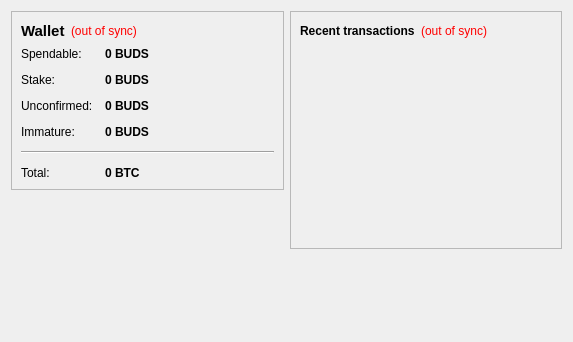
<?xml version="1.0" encoding="UTF-8"?>
<ui version="4.0">
 <class>OverviewPage</class>
 <widget class="QWidget" name="OverviewPage">
  <property name="geometry">
   <rect>
    <x>0</x>
    <y>0</y>
    <width>573</width>
    <height>342</height>
   </rect>
  </property>
  <property name="windowTitle">
   <string>Form</string>
  </property>
  <layout class="QHBoxLayout" name="horizontalLayout" stretch="1,1">
   <item>
    <layout class="QVBoxLayout" name="verticalLayout_2">
     <item>
      <widget class="QFrame" name="frame">
       <property name="frameShape">
        <enum>QFrame::StyledPanel</enum>
       </property>
       <property name="frameShadow">
        <enum>QFrame::Raised</enum>
       </property>
       <layout class="QVBoxLayout" name="verticalLayout_4">
        <item>
         <layout class="QHBoxLayout" name="horizontalLayout_4">
          <item>
           <widget class="QLabel" name="label_5">
            <property name="font">
             <font>
              <pointsize>11</pointsize>
              <weight>75</weight>
              <bold>true</bold>
             </font>
            </property>
            <property name="text">
             <string>Wallet</string>
            </property>
           </widget>
          </item>
          <item>
           <widget class="QLabel" name="labelWalletStatus">
            <property name="toolTip">
             <string>The displayed information may be out of date. Your wallet automatically synchronizes with the Chronic network after a connection is established, but this process has not completed yet.</string>
            </property>
            <property name="styleSheet">
             <string notr="true">QLabel { color: red; }</string>
            </property>
            <property name="text">
             <string notr="true">(out of sync)</string>
            </property>
            <property name="alignment">
             <set>Qt::AlignLeading|Qt::AlignLeft|Qt::AlignVCenter</set>
            </property>
           </widget>
          </item>
          <item>
           <spacer name="horizontalSpacer_2">
            <property name="orientation">
             <enum>Qt::Horizontal</enum>
            </property>
            <property name="sizeHint" stdset="0">
             <size>
              <width>40</width>
              <height>20</height>
             </size>
            </property>
           </spacer>
          </item>
         </layout>
        </item>
        <item>
         <layout class="QFormLayout" name="formLayout_2">
          <property name="fieldGrowthPolicy">
           <enum>QFormLayout::AllNonFixedFieldsGrow</enum>
          </property>
          <property name="horizontalSpacing">
           <number>12</number>
          </property>
          <property name="verticalSpacing">
           <number>12</number>
          </property>
          <item row="0" column="0">
           <widget class="QLabel" name="label">
            <property name="text">
             <string>Spendable:</string>
            </property>
           </widget>
          </item>
          <item row="0" column="1">
           <widget class="QLabel" name="labelBalance">
            <property name="font">
             <font>
              <weight>75</weight>
              <bold>true</bold>
             </font>
            </property>
            <property name="cursor">
             <cursorShape>IBeamCursor</cursorShape>
            </property>
            <property name="toolTip">
             <string>Your current spendable balance</string>
            </property>
            <property name="text">
             <string notr="true">0 BUDS</string>
            </property>
            <property name="textInteractionFlags">
             <set>Qt::LinksAccessibleByMouse|Qt::TextSelectableByKeyboard|Qt::TextSelectableByMouse</set>
            </property>
           </widget>
          </item>
          <item row="1" column="0">
           <widget class="QLabel" name="label_6">
            <property name="text">
             <string>Stake:</string>
            </property>
           </widget>
          </item>
          <item row="1" column="1">
           <widget class="QLabel" name="labelStake">
            <property name="font">
             <font>
              <weight>75</weight>
              <bold>true</bold>
             </font>
            </property>
            <property name="cursor">
             <cursorShape>IBeamCursor</cursorShape>
            </property>
            <property name="toolTip">
             <string>Total of coins that was staked, and do not yet count toward the current balance</string>
            </property>
            <property name="text">
             <string notr="true">0 BUDS</string>
            </property>
            <property name="textInteractionFlags">
             <set>Qt::LinksAccessibleByMouse|Qt::TextSelectableByKeyboard|Qt::TextSelectableByMouse</set>
            </property>
           </widget>
          </item>
          <item row="2" column="0">
           <widget class="QLabel" name="label_3">
            <property name="text">
             <string>Unconfirmed:</string>
            </property>
           </widget>
          </item>
          <item row="2" column="1">
           <widget class="QLabel" name="labelUnconfirmed">
            <property name="font">
             <font>
              <weight>75</weight>
              <bold>true</bold>
             </font>
            </property>
            <property name="cursor">
             <cursorShape>IBeamCursor</cursorShape>
            </property>
            <property name="toolTip">
             <string>Total of transactions that have yet to be confirmed, and do not yet count toward the current balance</string>
            </property>
            <property name="text">
             <string notr="true">0 BUDS</string>
            </property>
            <property name="textInteractionFlags">
             <set>Qt::LinksAccessibleByMouse|Qt::TextSelectableByKeyboard|Qt::TextSelectableByMouse</set>
            </property>
           </widget>
          </item>
          <item row="3" column="0">
           <widget class="QLabel" name="labelImmatureText">
            <property name="text">
             <string>Immature:</string>
            </property>
           </widget>
          </item>
          <item row="3" column="1">
           <widget class="QLabel" name="labelImmature">
            <property name="font">
             <font>
              <weight>75</weight>
              <bold>true</bold>
             </font>
            </property>
            <property name="toolTip">
             <string>Mined balance that has not yet matured</string>
            </property>
            <property name="text">
             <string notr="true">0 BUDS</string>
            </property>
            <property name="textInteractionFlags">
             <set>Qt::LinksAccessibleByMouse|Qt::TextSelectableByKeyboard|Qt::TextSelectableByMouse</set>
            </property>
           </widget>
          </item>
          <item row="4" column="0" colspan="2">
           <widget class="Line" name="line">
            <property name="orientation">
             <enum>Qt::Horizontal</enum>
            </property>
           </widget>
          </item>
          <item row="5" column="0">
           <widget class="QLabel" name="labelTotalText">
            <property name="text">
             <string>Total:</string>
            </property>
           </widget>
          </item>
          <item row="5" column="1">
           <widget class="QLabel" name="labelTotal">
            <property name="font">
             <font>
              <weight>75</weight>
              <bold>true</bold>
             </font>
            </property>
            <property name="cursor">
             <cursorShape>IBeamCursor</cursorShape>
            </property>
            <property name="toolTip">
             <string>Your current total balance</string>
            </property>
            <property name="text">
             <string notr="true">0 BTC</string>
            </property>
            <property name="textInteractionFlags">
             <set>Qt::LinksAccessibleByMouse|Qt::TextSelectableByKeyboard|Qt::TextSelectableByMouse</set>
            </property>
           </widget>
          </item>
         </layout>
        </item>
       </layout>
      </widget>
     </item>
     <item>
      <spacer name="verticalSpacer">
       <property name="orientation">
        <enum>Qt::Vertical</enum>
       </property>
       <property name="sizeHint" stdset="0">
        <size>
         <width>20</width>
         <height>40</height>
        </size>
       </property>
      </spacer>
     </item>
    </layout>
   </item>
   <item>
    <layout class="QVBoxLayout" name="verticalLayout_3">
     <item>
      <widget class="QFrame" name="frame_2">
       <property name="frameShape">
        <enum>QFrame::StyledPanel</enum>
       </property>
       <property name="frameShadow">
        <enum>QFrame::Raised</enum>
       </property>
       <layout class="QVBoxLayout" name="verticalLayout">
        <item>
         <layout class="QHBoxLayout" name="horizontalLayout_2">
          <item>
           <widget class="QLabel" name="label_4">
            <property name="text">
             <string>&lt;b&gt;Recent transactions&lt;/b&gt;</string>
            </property>
           </widget>
          </item>
          <item>
           <widget class="QLabel" name="labelTransactionsStatus">
            <property name="toolTip">
             <string>The displayed information may be out of date. Your wallet automatically synchronizes with the Chronic network after a connection is established, but this process has not completed yet.</string>
            </property>
            <property name="styleSheet">
             <string notr="true">QLabel { color: red; }</string>
            </property>
            <property name="text">
             <string notr="true">(out of sync)</string>
            </property>
            <property name="alignment">
             <set>Qt::AlignRight|Qt::AlignTrailing|Qt::AlignVCenter</set>
            </property>
           </widget>
          </item>
          <item>
           <spacer name="horizontalSpacer">
            <property name="orientation">
             <enum>Qt::Horizontal</enum>
            </property>
            <property name="sizeHint" stdset="0">
             <size>
              <width>40</width>
              <height>20</height>
             </size>
            </property>
           </spacer>
          </item>
         </layout>
        </item>
        <item>
         <widget class="QListView" name="listTransactions">
          <property name="styleSheet">
           <string notr="true">QListView { background: transparent; }</string>
          </property>
          <property name="frameShape">
           <enum>QFrame::NoFrame</enum>
          </property>
          <property name="verticalScrollBarPolicy">
           <enum>Qt::ScrollBarAlwaysOff</enum>
          </property>
          <property name="horizontalScrollBarPolicy">
           <enum>Qt::ScrollBarAlwaysOff</enum>
          </property>
          <property name="selectionMode">
           <enum>QAbstractItemView::NoSelection</enum>
          </property>
         </widget>
        </item>
       </layout>
      </widget>
     </item>
     <item>
      <spacer name="verticalSpacer_2">
       <property name="orientation">
        <enum>Qt::Vertical</enum>
       </property>
       <property name="sizeHint" stdset="0">
        <size>
         <width>20</width>
         <height>40</height>
        </size>
       </property>
      </spacer>
     </item>
    </layout>
   </item>
  </layout>
 </widget>
 <resources/>
 <connections/>
</ui>
